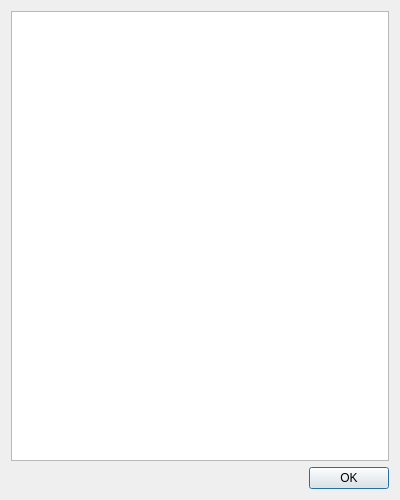
<?xml version="1.0" encoding="UTF-8"?>
<ui version="4.0">
 <class>list_dlg</class>
 <widget class="QDialog" name="list_dlg">
  <property name="geometry">
   <rect>
    <x>0</x>
    <y>0</y>
    <width>400</width>
    <height>500</height>
   </rect>
  </property>
  <property name="sizePolicy">
   <sizepolicy hsizetype="Preferred" vsizetype="Preferred">
    <horstretch>0</horstretch>
    <verstretch>0</verstretch>
   </sizepolicy>
  </property>
  <property name="minimumSize">
   <size>
    <width>0</width>
    <height>0</height>
   </size>
  </property>
  <property name="windowTitle">
   <string>Dialog</string>
  </property>
  <property name="locale">
   <locale language="English" country="UnitedStates"/>
  </property>
  <layout class="QVBoxLayout" name="verticalLayout">
   <item>
    <widget class="QTextEdit" name="text">
     <property name="sizePolicy">
      <sizepolicy hsizetype="Preferred" vsizetype="Preferred">
       <horstretch>0</horstretch>
       <verstretch>0</verstretch>
      </sizepolicy>
     </property>
     <property name="autoFillBackground">
      <bool>true</bool>
     </property>
     <property name="frameShape">
      <enum>QFrame::StyledPanel</enum>
     </property>
     <property name="frameShadow">
      <enum>QFrame::Sunken</enum>
     </property>
     <property name="lineWrapMode">
      <enum>QTextEdit::WidgetWidth</enum>
     </property>
     <property name="readOnly">
      <bool>true</bool>
     </property>
    </widget>
   </item>
   <item>
    <widget class="QDialogButtonBox" name="buttonBox">
     <property name="orientation">
      <enum>Qt::Horizontal</enum>
     </property>
     <property name="standardButtons">
      <set>QDialogButtonBox::Ok</set>
     </property>
    </widget>
   </item>
  </layout>
 </widget>
 <resources/>
 <connections>
  <connection>
   <sender>buttonBox</sender>
   <signal>accepted()</signal>
   <receiver>list_dlg</receiver>
   <slot>accept()</slot>
   <hints>
    <hint type="sourcelabel">
     <x>248</x>
     <y>254</y>
    </hint>
    <hint type="destinationlabel">
     <x>157</x>
     <y>274</y>
    </hint>
   </hints>
  </connection>
  <connection>
   <sender>buttonBox</sender>
   <signal>rejected()</signal>
   <receiver>list_dlg</receiver>
   <slot>reject()</slot>
   <hints>
    <hint type="sourcelabel">
     <x>316</x>
     <y>260</y>
    </hint>
    <hint type="destinationlabel">
     <x>286</x>
     <y>274</y>
    </hint>
   </hints>
  </connection>
 </connections>
</ui>
